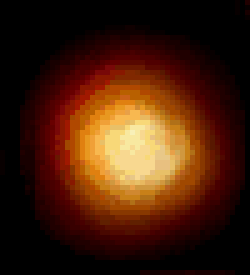
#> input picture sanguo/convert/E074-2.BMP, 50 x 55 px (shown 5 times larger)
$ python hello_shp.py   (Python 2 division)
#> lines starting #> are read from the running program, lines starting #| are printed output that depends on the picture
#!/usr/bin/env python
# -*- coding: utf-8 -*-

import os

# cmd = u"ver"
# os.system(cmd)


# --------------------------------------------
# -- Usage
# --     SHP2Bmp.exe ShpFileName BmpFileName
# --  or SHP2Bmp.exe -u BmpFileName ShpFileName
# --  or SHP2Bmp.exe -u -xN -yM BmpFileName ShpFileName
# --     NNN is xOffset (decimal) ------------
# --     MMM is xOffset (decimal) ------------
# --------------------------------------------
import math
from PIL import Image
from PIL import ImageChops
from PIL import ImageFilter
from PIL import ImageStat


def _shp2bmp(src):
    dist = src.replace(".shp", ".bmp").replace(".SHP", ".BMP")
    cmd = "SHP2Bmp.exe {src} {dist}".format(src=src, dist=dist)
    print cmd
    os.system(cmd)


def shp2bmp(src, covert=_shp2bmp):
    print src, os.path.isdir(src), os.path.isfile(src)
    if os.path.isdir(src):
        for sub_src in os.listdir(src):
            shp2bmp(src + "/" + sub_src)
    if os.path.isfile(src):
        covert(src)


def delete_black(src):
    image = Image.open(src).convert('RGBA')
    (r, g, b, a) = image.split()
    zero = Image.new("L", (image.width, image.height), (0,))
    mask = Image.open(src).convert('L').point(lambda i: i / 2)
    r = Image.merge("RGBA", (r, zero, zero, mask))
    g = Image.merge("RGBA", (zero, g, zero, mask))
    b = Image.merge("RGBA", (zero, zero, b, mask))
    ImageChops.screen(ImageChops.screen(r, g), b).save(src.replace("BMP", "PNG"))


def rgba_delete_black(src):
#> called with src = 'E074-2.BMP'
    image = Image.open(src).convert('RGBA')
    for i in range(image.width):
        for j in range(image.height):
            (r, g, b, a) = image.getpixel((i, j))
            max_rgb = max(r,g,b)
            image.putpixel((i, j), (r, g, b, max_rgb))
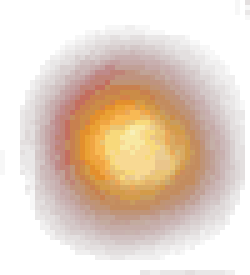
#> image: PIL image 50x55 RGBA (shown 5 times larger); mean R, G, B, A 69.2, 30.7, 10.4, 69.2; transparent parts drawn white

    image.save(src.replace("BMP", "PNG"))


def hsl_delete_black(src):
    """
    饱和度更不好调整
    :param src:
    :return:
    """
    image = Image.open(src).convert('HSV')
    for i in range(image.width):
        for j in range(image.height):
            (h, s, v) = image.getpixel((i, j))
            image.putpixel((i, j), (h, s, 124 + v / 2))

    image.convert('RGBA').save(src.replace("BMP", "PNG"))


if __name__ == '__main__':
    rgba_delete_black("E074-2.BMP")
    # rgba_delete_black("M008RFIREA1.BMP")
